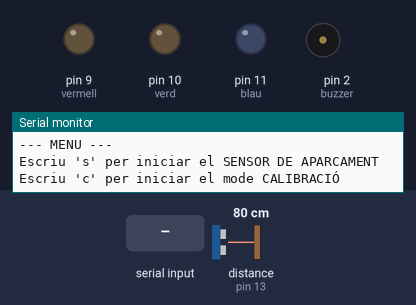
Bench run of a sketch on a simulated Arduino Uno, built with avr-gcc and run on an emulated ATmega328P. Parts: output pins drawn as LEDs (lit = HIGH), buzzer (waves = sounding), the last lines printed to the serial monitor. The inputs (shaded band) are chosen by the test bench; at power-on: distance to the obstacle (sensor on pin 13) 80 cm. The echo pulse lasts 58.3 µs per cm; pins used as bus, display or sensor lines are not drawn.

Above: at 1.2 s.
1.3 s: "s" received over Serial
At 1.43 s:
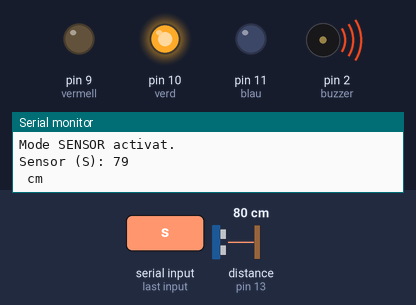
4.3 s: distance to the obstacle (sensor on pin 13) set to 55 cm
7.3 s: distance to the obstacle (sensor on pin 13) set to 48 cm
At 7.43 s:
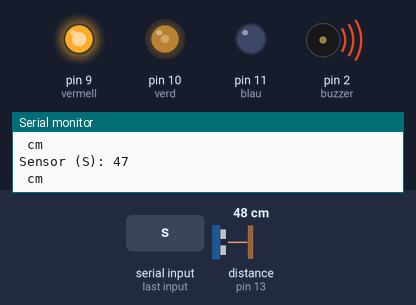
10.3 s: distance to the obstacle (sensor on pin 13) set to 34 cm
13.3 s: distance to the obstacle (sensor on pin 13) set to 28 cm
At 13.34 s:
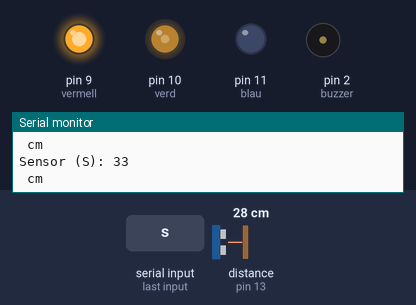
16.3 s: "c" received over Serial
At 16.6 s:
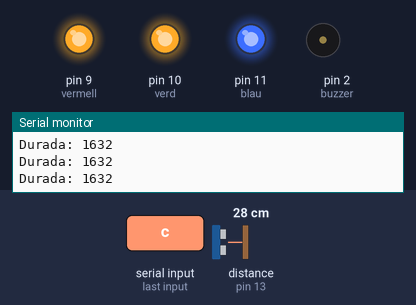
Timing chart, 0 to 18.8 s (numbered marks = the images above; inputs shaded):
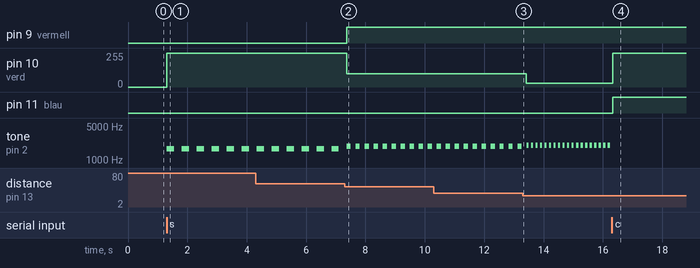

The sketch:

aparcaBcode.ino
```cpp
// Configura els pins trigger i eco del HCR-SR04
const int trigPin = 12;
const int echoPin = 13;

// Assignem un pin al brunzidor
const int buzzer  = 2;

// Assigna els 3 pins del LED RGB
const int vermell = 9;
const int verd    = 10;
const int blau    = 11;

// Variables globals
int duration, distance;
char modeActual = '0'; // Variable per guardar l'estat ('s' o 'c'). Comença aturat ('0')

void setup() {
  pinMode(trigPin, OUTPUT); // El pin Trigger envia el senyal (sortida)
  pinMode(echoPin, INPUT);  // El pin Echo rep el senyal (entrada)
  pinMode(buzzer, OUTPUT); // El pin pel buzzer (sortida)

  pinMode(vermell, OUTPUT); // Pin per al color vermell (sortida)
  pinMode(verd, OUTPUT);  // Pin per al color verd (sortida)
  pinMode(blau, OUTPUT); // Pin per al color blau (sortida)

  Serial.begin(9600); // Obre el port sèrie a 9600 bps
  while (!Serial);  // Espera que el monitor sèrie estigui llest

  Serial.println("--- MENU ---");
  Serial.println("Escriu 's' per iniciar el SENSOR DE APARCAMENT");
  Serial.println("Escriu 'c' per iniciar el mode CALIBRACIÓ");
}

void loop() {

  if (Serial.available() > 0) {
    char r = Serial.read();

    // Si rebem 's' o 'S', canviem al mode Sensor
    if (r == 's' || r == 'S') {
      modeActual = 's';
      Serial.println("Mode SENSOR activat.");
    }
    // Si rebem 'c' o 'C', canviem al mode Calibració
    else if (r == 'c' || r == 'C') {
      modeActual = 'c';
      Serial.println("Mode CALIBRACIO activat.");
      // Apaguem LEDs i buzzer en canviar a calibració
      setColor(0,0,0);
      noTone(buzzer);
    }
  }

  // OPCIÓ S: SENSOR DE APARCAMENT COMPLET
  if (modeActual == 's') {
    mesurardurada(); // Cridem a la funció que mesura les distàncies
    distance = (duration * 0.0343) / 2;
    // Lògica visual i sonora del sensor
     int delayTime; // Creem una variable on guardarem el temps de pausa del 'pip'
     int toneFreq;   // Variable per guardar la freqüència (to) del 'pip'

  // CAS 1: Objecte massa lluny (+ de 100 cm) o error: LED RGB en blau i cap soroll
  if (distance > 100 || distance == 0) {
    setColor(0, 0, 255); // Posa el LED de color Blau
    noTone(buzzer);// Assegura que el buzzer estigui en silenci
    delay(200); // Fem una petita pausa
     return; // Surt del 'loop' i torna a començar des de dalt
  }
  // CAS 2: Objecte a distància intermitja (entre 50 i 100 cm): LED RGB en verd i brunzit petit
  else if (distance > 50) {
    setColor(0, 255, 0); // Posa el LED de color Verd
    delayTime = 500;  // Fem una pausa més llarga (pip lent)
    toneFreq = 1700; // Posem un to baix que indiqui poca "urgència"
  }
  // CAS 3: Objecte a distància petita (entre 30 i 50 cm): LED RGB en groc i brunzit mitjà
  else if (distance > 30) {
    setColor(255, 100, 0); // Posa el LED de color Groc
    delayTime = 300; // Fem pausa mitjana (pip mitjà)
    toneFreq = 1900; // Posem un to mig
  }
  // CAS 4: Objecte prop (entre 15 i 30 cm): LED RGB en taronja i brunzit ràpid
  else if (distance > 15) {
    setColor(255, 30, 0); // Posa el LED de color taronja
    delayTime = 150; // Fem pausa curta (pip ràpid)
    toneFreq = 2000; // Posem un to agut
  }
    // CAS 5: Objecte molt a prop (entre 0 i 15 cm): LED RGB en vermell i brunzit molt ràpid
  else {
    setColor(255, 0, 0); // Posa el LED de color vermell
    delayTime = 50; // Fem pausa molt curta ('pip' gairebé continu)
    toneFreq = 2200; // Posem un to molt agut
  }

    // So i visualització de dades
    Serial.print("Sensor (S): ");
    Serial.println(distance); // Imprimeix la distància calculada i fa un salt de línia
    Serial.println(" cm");

   // Funcionament del brunzidor
  tone(buzzer, toneFreq); // Encén el buzzer amb la freqüència decidida
  delay(delayTime / 2); // Deixa que soni durant la meitat del temps
  noTone(buzzer); // Apaga el buzzer (silenci)
  delay(delayTime / 2); // Espera en silenci durant l'altra meitat
}

  // OPCIÓ C: CALIBRACIÓ (Només mostra les dades emprades per calibrar ,sense llums ni so)
  else if (modeActual == 'c') {
    mesurardurada(); // Cridem la mateixa funció de mesura

    // En mode calibració, imprimim dades més ràpidament i precís sense fer soroll
    Serial.print("Durada: ");
    Serial.println(duration);
    setColor(255, 255, 255); // Posem el LED Blanc fix per indicar mode calibració
    delay(100); // Actualització ràpida
  }
}

// Definim una funció auxiliar per mesurar (per no repetir codi a S i C)
void mesurardurada() {
  digitalWrite(trigPin, LOW); // Assegura que el trigger estigui apagat
  delayMicroseconds(2); // Es produeix un delay de 2 microsegons
  digitalWrite(trigPin, HIGH); // Activem el trigger
  delayMicroseconds(10); // Es manté aquest pol durant 10 microsegons
  digitalWrite(trigPin, LOW); // Desactivem el trigger

  duration = pulseIn(echoPin, HIGH, 30000); // En aquest apartat pulseIn mesura el temps en que l'echo està High (encès). Els 30000 microsegons fan referència al timeout del pin echo per no quedar-se bloquejat
}

// Funcionament del LED RGB
void setColor(int r, int g, int b) {
  analogWrite(vermell, r); // Envia un senyal PWM al pin vermell
  analogWrite(verd, g); // Envia un senyal PWM al pin verd
  analogWrite(blau, b); // Envia un senyal PWM al pin blau
}
```

Measured:
- the behaviour switches between 52 and 51 cm on distance to the obstacle (sensor on pin 13) (found by bisection; images 1 and 2)
- the behaviour switches between 32 and 31 cm on distance to the obstacle (sensor on pin 13) (found by bisection; images 2 and 3)
- after the input at 1.3 s, pin 10 (verd): 0/255 → 255/255 at once; tone on pin 2 (buzzer): alternates 1700 Hz for 0.25 s and silent for 0.26 s, starting at once
- after the input at 7.3 s, pin 9 (vermell): LOW → HIGH after 0.06 s; pin 10 (verd): 255/255 → 100/255 after 0.06 s; tone on pin 2 (buzzer): alternates 1900 Hz for 0.15 s and silent for 0.15 s, starting after 0.06 s
- after the input at 13.3 s, pin 10 (verd): 100/255 → 30/255 after 0.13 s; tone on pin 2 (buzzer): alternates 2000 Hz for 0.08 s and silent for 0.08 s, starting after 0.13 s
- after the input at 16.3 s, pin 10 (verd): 30/255 → 255/255 at once; pin 11 (blau): LOW → HIGH at once; tone on pin 2 (buzzer): stops changing and stays silent
